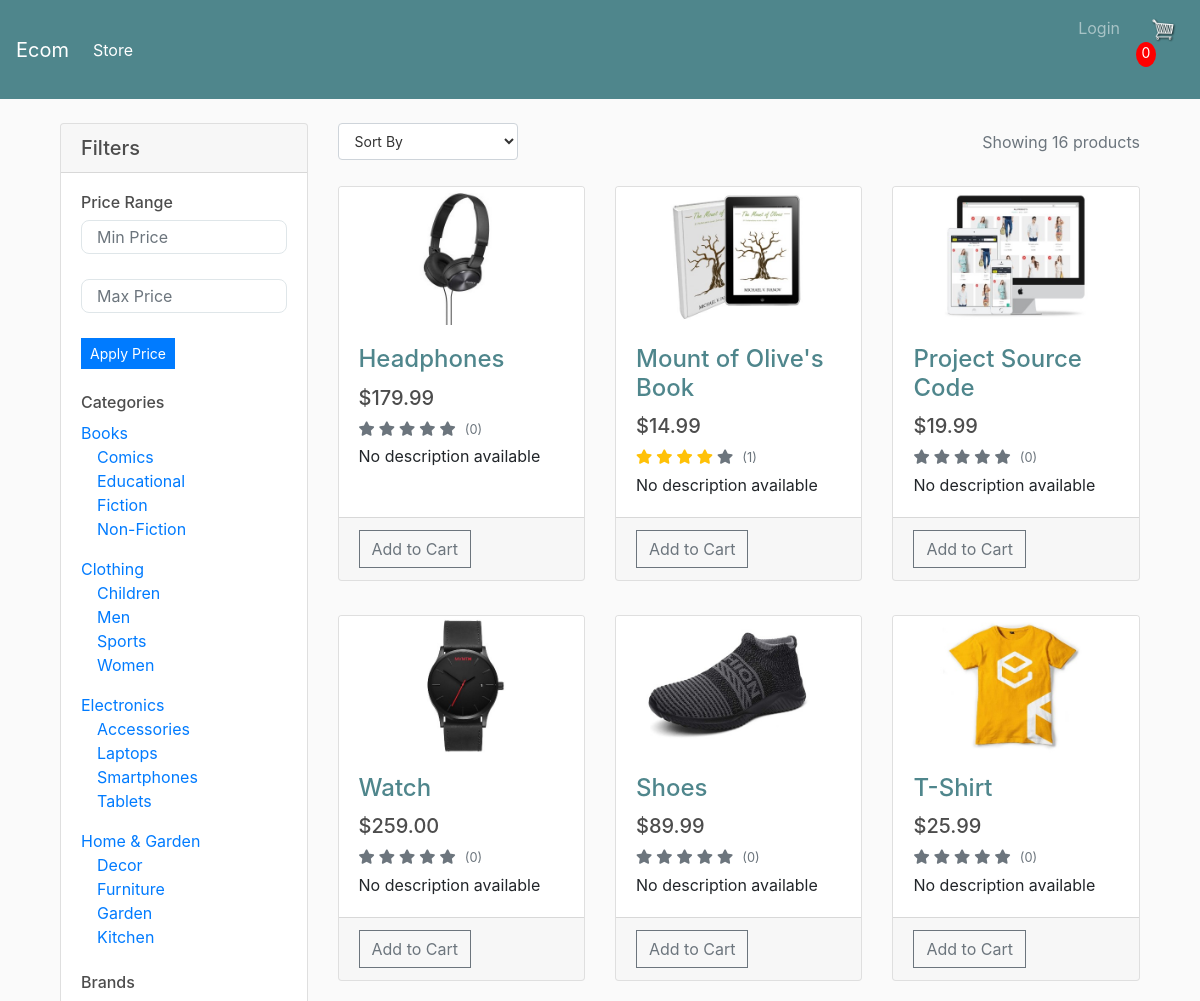
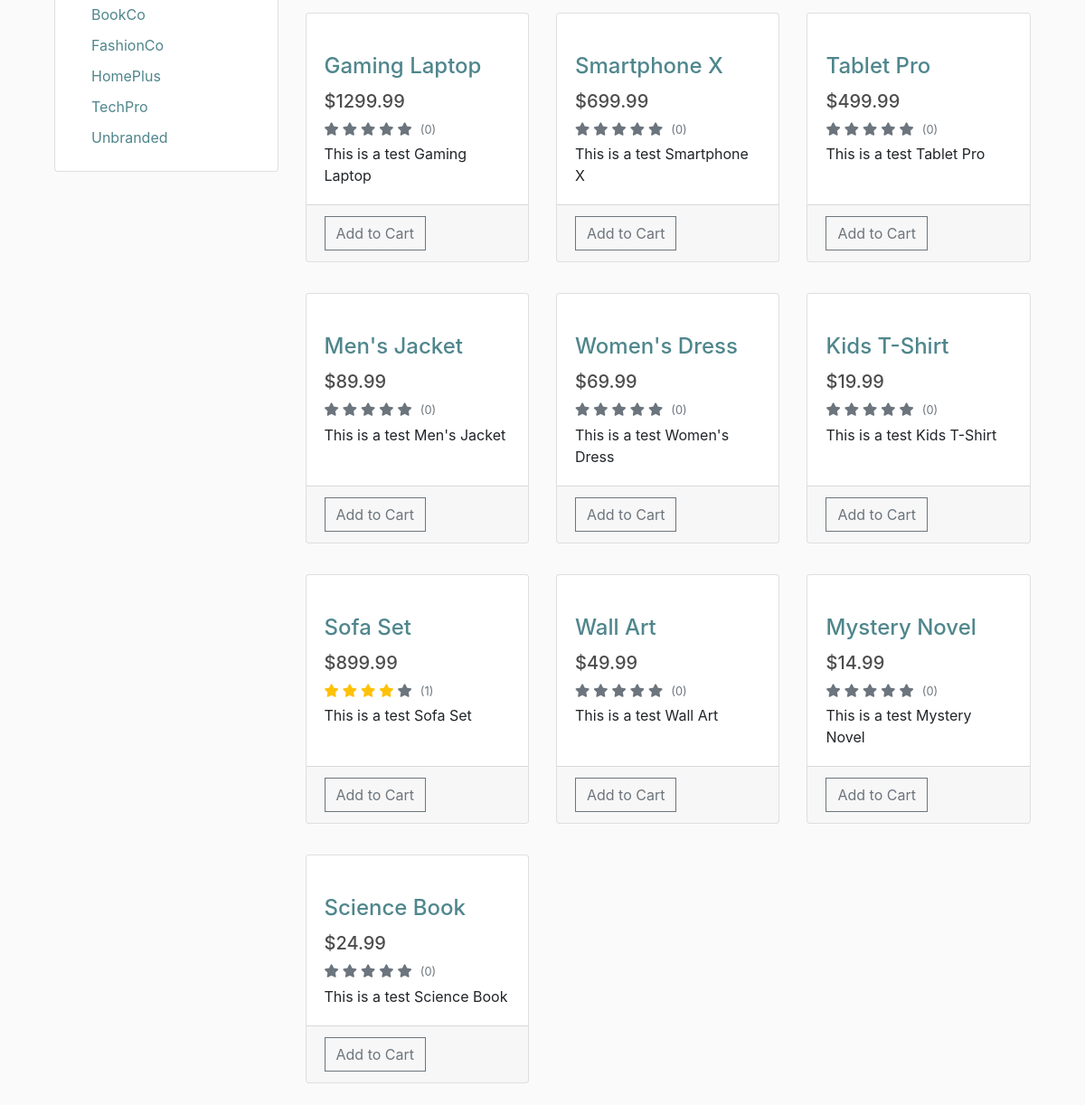
The page / on the database its author committed (2 pictures, top to bottom).
### store/models.py (models this page shows, shortened)
class Category(models.Model):
	name = models.CharField(max_length=200)
	slug = models.SlugField(max_length=200, unique=True, blank=True)
	parent = models.ForeignKey(
		'self',
		null=True,
		blank=True,
		on_delete=models.CASCADE,
		related_name='children'
	)
	is_department = models.BooleanField(default=False)
	class Meta:
		ordering = ('name',)
		verbose_name_plural = 'categories'
	def __str__(self):
		return self.name

class Product(models.Model):
	name = models.CharField(max_length=200, null=True)
	price = models.FloatField()
	digital = models.BooleanField(default=False, null=True, blank=True)
	image = models.ImageField(null=True, blank=True)
	category = models.ForeignKey(
		Category,
		on_delete=models.SET_NULL,
		null=True,
		blank=True
	)
	brand = models.CharField(
		max_length=200,
		null=True,
		blank=True,
		default="Unbranded"
	)
	description = models.TextField(
		null=True,
		blank=True,
		default="No description available"
	)
	is_available = models.BooleanField(
		default=True
	)
	created_date = models.DateTimeField(
		auto_now_add=True,
		null=True
	)
	modified_date = models.DateTimeField(
		auto_now=True,
		null=True
	)
	stock = models.IntegerField(default=100)
	sku = models.CharField(
		max_length=100,
		null=True,
		blank=True,
		unique=True
	)
	@property
	def imageURL(self):
		try:
			url = self.image.url
		except:
			url = ''
		return url
	@property
	def average_rating(self):
		reviews = self.reviews.all()
		if reviews:
			return sum(review.rating for review in reviews) / len(reviews)
		return 0
	@property
	def review_count(self):
		return self.reviews.count()

class Review(models.Model):
	product = models.ForeignKey(Product, on_delete=models.CASCADE, related_name='reviews')
	customer = models.ForeignKey(Customer, on_delete=models.CASCADE)
	rating = models.IntegerField(choices=[(i, i) for i in range(1, 6)])
	comment = models.TextField()
	created_at = models.DateTimeField(auto_now_add=True)
	class Meta:
		ordering = ['-created_at']

### store/views.py (the view, shortened to what this page needs)
# urls.py: path('', include('store.urls')),
def store(request):
	data = cartData(request)
	cartItems = data['cartItems']
	products = Product.objects.filter(is_available=True)
	filters = {}
	category_slug = request.GET.get('category')
	brand = request.GET.get('brand')
	min_price = request.GET.get('min_price')
	max_price = request.GET.get('max_price')
	sort_by = request.GET.get('sort')
	if brand:
		filters['brand'] = brand
		products = products.filter(brand=brand)
	if min_price:
		try:
			filters['min_price'] = min_price
			products = products.filter(price__gte=float(min_price))
		except ValueError:
			pass
	if max_price:
		try:
			filters['max_price'] = max_price
			products = products.filter(price__lte=float(max_price))
		except ValueError:
			pass
	main_categories = Category.objects.filter(is_department=True)
	subcategories = Category.objects.filter(is_department=False)
	brands = Product.objects.values_list('brand', flat=True).distinct().order_by('brand')
	print("\nMain Categories:")
	for cat in main_categories:
		print(f"- {cat.name} (slug: {cat.slug})")
	print("\nSubcategories:")
	for cat in subcategories:
		print(f"- {cat.name} (slug: {cat.slug}, parent: {cat.parent})")
	sort_options = [
		{'value': 'price_asc', 'label': 'Price: Low to High'},
		{'value': 'price_desc', 'label': 'Price: High to Low'},
		{'value': 'name_asc', 'label': 'Name: A to Z'},
		{'value': 'name_desc', 'label': 'Name: Z to A'},
	]
	context = {
		'products': products,
		'cartItems': cartItems,
		'main_categories': main_categories,
		'subcategories': subcategories,
		'brands': brands,
		'active_filters': filters,
		'current_category': category_slug,
		'current_brand': brand,
		'sort_options': sort_options,
	}
	return render(request, 'store/store.html', context)

### store/utils.py (called while the page is built, shortened)
def cookieCart(request):
	try:
		cart = json.loads(request.COOKIES.get('cart', '{}'))
	except:
		cart = {}
	items = []
	order = {'get_cart_items': 0, 'cart_total': 0, 'shipping': False}
	cartItems = 0
	return {'cartItems': cartItems, 'order': order, 'items': items}

def cartData(request):
	if request.user.is_authenticated:
		customer = request.user.customer
		order, created = Order.objects.get_or_create(customer=customer, complete=False)
		items = order.orderitem_set.all()
		cartItems = order.get_cart_items
	else:
		cookieData = cookieCart(request)
		cartItems = cookieData['cartItems']
		order = cookieData['order']
		items = cookieData['items']
	return {'cartItems': cartItems, 'order': order, 'items': items}

### store/templates/store/store.html (shortened to what this page needs)
{% extends 'store/main.html' %}
{% load static %}
{% block content %}
<div class="container">
    <div class="row">
        <div class="col-lg-3">
            <div class="card">
                <div class="card-header d-flex justify-content-between align-items-center">
                    <h5 class="mb-0">Filters</h5>
                </div>
                <div class="card-body">
                    <h6>Price Range</h6>
                    <form class="price-filter-form" method="get">
                        <div class="form-group">
                            <input type="number"
                                   class="form-control form-control-sm"
                                   name="min_price"
                                   placeholder="Min Price"
                                   value="{{ active_filters.min_price }}"
                                   min="{{ price_range.min_price|floatformat:0 }}"
                                   max="{{ price_range.max_price|floatformat:0 }}">
                        </div>
                        <div class="form-group">
                            <input type="number"
                                   class="form-control form-control-sm"
                                   name="max_price"
                                   placeholder="Max Price"
                                   value="{{ active_filters.max_price }}"
                                   min="{{ price_range.min_price|floatformat:0 }}"
                                   max="{{ price_range.max_price|floatformat:0 }}">
                        </div>
                        <button type="submit" class="btn btn-sm btn-primary">Apply Price</button>
                    </form>
                    <h6 class="mt-4">Categories</h6>
                    {% for main_cat in main_categories %}
                        <div class="mb-2">
                            <a href="?category={{ main_cat.slug }}"
                               class="{% if main_cat.slug == current_category %}font-weight-bold{% endif %}">
                                {{ main_cat.name }}
                            </a>
                            <ul class="list-unstyled ml-3">
                                {% for subcat in subcategories %}
                                    {% if subcat.parent == main_cat %}
                                        <li>
                                            <a href="?category={{ subcat.slug }}"
                                               class="{% if subcat.slug == current_category %}font-weight-bold{% endif %}">
                                                {{ subcat.name }}
                                            </a>
                                        </li>
                                    {% endif %}
                                {% endfor %}
                            </ul>
                        </div>
                    {% endfor %}
                    <h6 class="mt-4">Brands</h6>
                    <div class="brand-filter">
                        {% for brand_name in brands %}
                            <div class="form-check">
                                <a href="?{% if active_filters.category %}category={{ active_filters.category }}&{% endif %}brand={{ brand_name }}"
                                   class="brand-link {% if brand_name == current_brand %}active{% endif %}">
                                    {{ brand_name }}
                                </a>
                            </div>
                        {% endfor %}
                    </div>
                </div>
            </div>
        </div>
        <div class="col-lg-9">
            <div class="d-flex justify-content-between align-items-center mb-3">
                <div class="sort-dropdown">
                    <select class="form-control" id="sort-select" style="color: #333; background-color: white; padding: 5px 10px; min-width: 200px;">
                        <option value="">Sort By</option>
                    </select>
                </div>
                <div class="text-muted">
                    Showing {{ products|length }} products
                </div>
            </div>
            <div class="row">
                {% for product in products %}
                <div class="col-lg-4 col-md-6 mb-4">
                    <div class="card h-100">
                        <a href="{% url 'product_detail' product.id %}">
                            <img class="card-img-top" src="{{product.imageURL}}" alt="">
                        </a>
                        <div class="card-body">
                            <h4 class="card-title">
                                <a href="{% url 'product_detail' product.id %}">{{product.name}}</a>
                            </h4>
                            <h5>${{product.price|floatformat:2}}</h5>
                            <div class="rating-stars">
                                {% with ''|center:5 as range %}
                                {% for _ in range %}
                                    <i class="fas fa-star {% if forloop.counter <= product.average_rating %}text-warning{% else %}text-muted{% endif %}"></i>
                                {% endfor %}
                                {% endwith %}
                                <span class="rating-count">({{ product.review_count }})</span>
                            </div>
                            <p class="card-text">{{product.description|truncatewords:20}}</p>
                        </div>
                        <div class="card-footer">
                            <button data-product="{{product.id}}" data-action="add"
                                    class="btn btn-outline-secondary add-btn update-cart">
                                Add to Cart
                            </button>
                        </div>
                    </div>
                </div>
                {% endfor %}
            </div>
        </div>
    </div>
</div>
{% endblock content %}

### store/templates/store/main.html (shortened to what this page needs)
<!DOCTYPE html>
{% load static %}
<html>
<head>
	<link rel="stylesheet" href="https://stackpath.bootstrapcdn.com/bootstrap/4.4.1/css/bootstrap.min.css">
	<link rel="stylesheet" type="text/css" href="{% static 'css/main.css' %}">
	<link rel="stylesheet" href="https://cdnjs.cloudflare.com/ajax/libs/font-awesome/5.15.4/css/all.min.css">
</head>
<body>
	<nav class="navbar navbar-expand-lg navbar-dark bg-dark">
	  <a class="navbar-brand" href="{% url 'store' %}">Ecom</a>
	  <div class="collapse navbar-collapse" id="navbarSupportedContent">
	    <ul class="navbar-nav mr-auto">
	      <li class="nav-item active">
	        <a class="nav-link" href="{% url 'store' %}">Store <span class="sr-only">(current)</span></a>
	      </li>
	    </ul>
	    <div class="form-inline my-2 my-lg-0">
	     	<div class="navbar-nav">
	            {% if user.is_authenticated %}
	                <a class="nav-item nav-link" href="{% url 'profile' %}">My Profile</a>
	                <a class="nav-item nav-link" href="{% url 'logout' %}">Logout</a>
	            {% else %}
	                <a class="nav-item nav-link" href="{% url 'login' %}">Login</a>
	            {% endif %}
	            <a class="nav-item nav-link" href="{% url 'cart' %}">
	                <img id="cart-icon" src="{% static 'images/cart.png' %}">
	                <p id="cart-total">{{cartItems}}</p>
	            </a>
	        </div>
	    </div>
	  </div>
	</nav>
     <div class="container">
            <br>
            {% block content %}
            {% endblock content %}
         </div>
</body>
</html>

### static/css/main.css (style rules this page uses)
body { background-color: hsl(0, 0%, 98%); }
h1,h2,h3,h4,h5,h6 { color:hsl(0, 0%, 30%); }
.bg-dark { background-color: #4f868c!important; }
#cart-icon { width:25px; display: inline-block; margin-left: 15px; }
#cart-total { display: block; text-align: center; color:#fff; background-color: red; width: 20px; height: 25px; border-radius: 50%; font-size: 14px; }
.col-lg-4, .col-lg-6, .col-lg-8, .col-lg-12 { margin-top: 10px; }
.btn { border-radius: 0; }
.card { transition: transform 0.2s; }
.card-title a { color: #4f868c; text-decoration: none; }
.brand-filter { max-height: 200px; overflow-y: auto; padding-right: 10px; }
.brand-link { color: #4f868c; text-decoration: none; display: block; padding: 5px 0; transition: all 0.2s; }
.price-filter-form { margin-bottom: 1rem; }
.price-filter-form input { margin-bottom: 0.5rem; }
.sort-dropdown { min-width: 200px; }
.form-control-sm { height: calc(1.5em + 0.5rem + 2px); padding: 0.25rem 0.5rem; font-size: 0.875rem; line-height: 1.5; border-radius: 0.2rem; }
.form-group { margin-bottom: 25px; }
.form-control { width: 100%; padding: 12px 15px; border: 1px solid #dfe6e9; border-radius: 8px; font-size: 16px; transition: border-color 0.3s ease, box-shadow 0.3s ease; }
.rating-stars { color: #ffc107; font-size: 0.9rem; margin: 5px 0; }
.rating-count { color: #6c757d; font-size: 0.8rem; margin-left: 5px; }
.sort-dropdown select { appearance: auto !important; -webkit-appearance: auto !important; -moz-appearance: auto !important; border: 1px solid #ddd !important; border-radius: 4px; font-size: 14px; cursor: pointer; }
.sort-dropdown select option { color: #333; background-color: white; padding: 10px; }
#sort-select { background-color: #fff !important; color: #333 !important; border: 1px solid #ced4da !important; padding: 8px 12px !important; border-radius: 4px !important; font-size: 14px !important; width: auto !important; min-width: 180px !important; height: auto !important; cursor: pointer !important; -webkit-appearance: menulist !important; -moz-appearance: menulist !important; appearance: menulist !important; }
#sort-select option { background-color: #fff !important; color: #333 !important; padding: 8px !important; }
.sort-dropdown { position: relative; display: inline-block; }

### rows shown on the page
Category: name "Books"
Category: name "Comics"
Category: name "Educational"
Category: name "Fiction"
Category: name "Non-Fiction"
Category: name "Clothing"
Category: name "Children"
Category: name "Men"
Category: name "Sports"
Category: name "Women"
Category: name "Electronics"
Category: name "Accessories"
Category: name "Laptops"
Category: name "Smartphones"
Category: name "Tablets"
Category: name "Home & Garden"
Category: name "Decor"
Category: name "Furniture"
Category: name "Garden"
Category: name "Kitchen"
Product: imageURL (picture), name "Headphones", price "179.99", review_count "0", description "No description available"
Product: imageURL (picture), name "Mount of Olive's Book", price "14.99", review_count "1", description "No description available"
Product: imageURL (picture), name "Project Source Code", price "19.99", review_count "0", description "No description available"
Product: imageURL (picture), name "Watch", price "259.00", review_count "0", description "No description available"
Product: imageURL (picture), name "Shoes", price "89.99", review_count "0", description "No description available"
Product: imageURL (picture), name "T-Shirt", price "25.99", review_count "0", description "No description available"
Product: name "Gaming Laptop", price "1299.99", review_count "0", description "This is a test Gaming Laptop"
Product: name "Smartphone X", price "699.99", review_count "0", description "This is a test Smartphone X"
Product: name "Tablet Pro", price "499.99", review_count "0", description "This is a test Tablet Pro"
Product: name "Men's Jacket", price "89.99", review_count "0", description "This is a test Men's Jacket"
Product: name "Women's Dress", price "69.99", review_count "0", description "This is a test Women's Dress"
Product: name "Kids T-Shirt", price "19.99", review_count "0", description "This is a test Kids T-Shirt"
Product: name "Sofa Set", price "899.99", review_count "1", description "This is a test Sofa Set"
Product: name "Wall Art", price "49.99", review_count "0", description "This is a test Wall Art"
Product: name "Mystery Novel", price "14.99", review_count "0", description "This is a test Mystery Novel"
Product: name "Science Book", price "24.99", review_count "0", description "This is a test Science Book"

### other values the page prints
{{ cartItems }} "0"
{{ brand_name }} "BookCo" "FashionCo" "HomePlus" "TechPro" "Unbranded"
{{ products|length }} "16"
